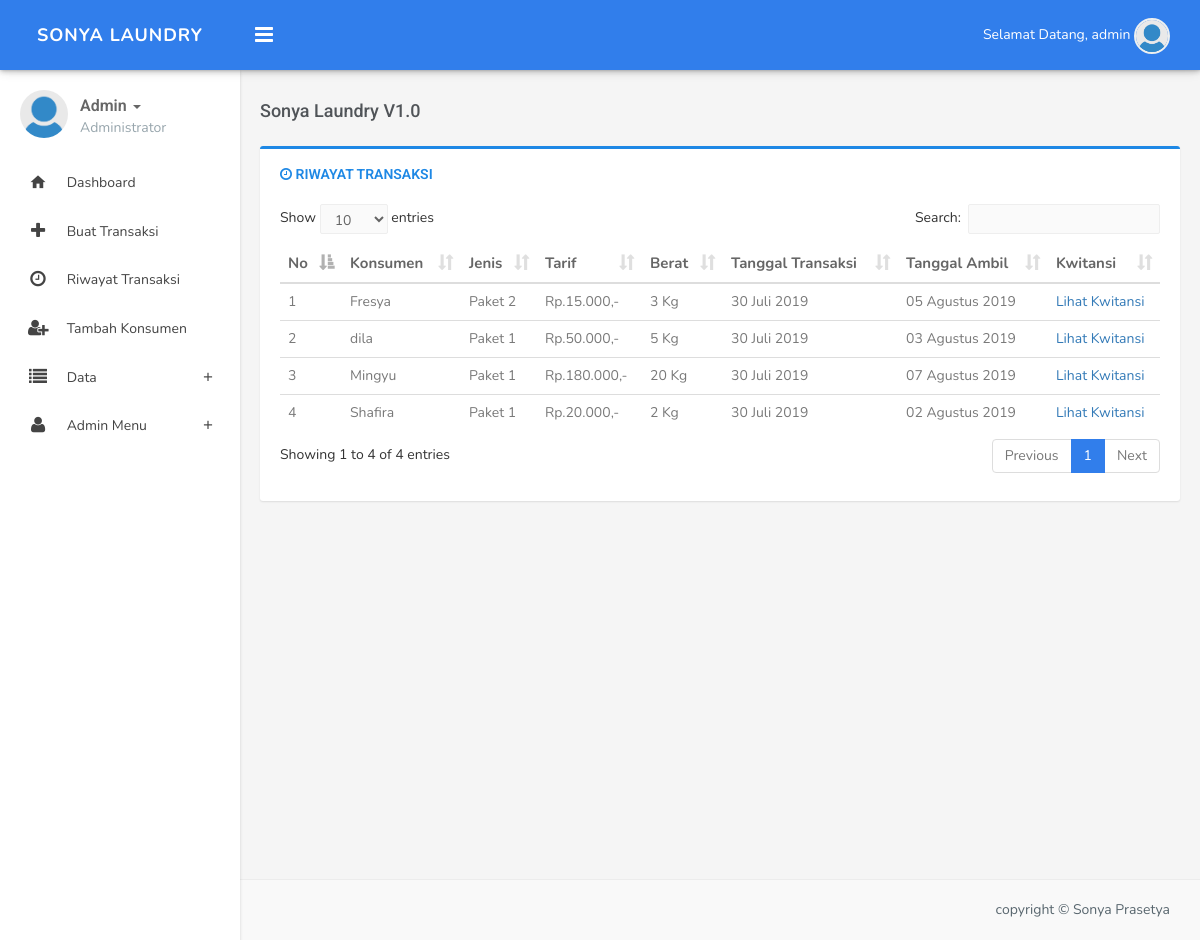
The page /index.php?p=riwayatt (signed in) on the database its author committed.
### tables this page shows
CREATE TABLE IF NOT EXISTS `pengguna` (
  `id` int(100) NOT NULL,
  `nama` varchar(100) NOT NULL,
  `username` varchar(100) NOT NULL,
  `password` varchar(100) NOT NULL,
  `level` enum('Administrator','Karyawan','Konsumen') NOT NULL,
  `nik` varchar(20) NOT NULL,
  `alamat` varchar(50) NOT NULL,
  `telp` varchar(20) NOT NULL,
  `gender` enum('Laki laki','Perempuan') NOT NULL
);

CREATE TABLE IF NOT EXISTS `transaksi` (
  `id` int(5) NOT NULL,
  `jenis` varchar(100) NOT NULL,
  `tarif` int(100) NOT NULL,
  `diskon` int(100) NOT NULL,
  `tgl_transaksi` date NOT NULL,
  `tgl_ambil` date NOT NULL,
  `berat` int(10) NOT NULL,
  `pengguna` varchar(100) NOT NULL,
  `konsumen` varchar(100) NOT NULL
);

### transaksi/data.php (the view)
<div class='panel panel-border panel-primary'>
                                    <div class='panel-heading'>
                                        <h3 class='panel-title'><i class='fa fa-clock-o'></i> Riwayat Transaksi</h3>
                                    </div>  <div class='panel-body'>
                                <table id='datatable' class='table table-hover'>
                                    <thead>
                                        <tr>
										<th><i class='icon-terminal'></i> No</th>
										<th><i class='icon-signal'></i> Konsumen</th>
										<th><i class='icon-terminal'></i> Jenis</th>
											<th><i class='icon-signal'></i> Tarif</th>
											<th><i class='icon-signal'></i> Berat</th>
											<th><i class='icon-signal'></i> Tanggal Transaksi</th>
											<th><i class='icon-signal'></i> Tanggal Ambil</th>
											<th><i class='icon-signal'></i> Kwitansi</th>
                                        </tr>
                                    </thead>
                                    <tbody>
									<?php
							$i=1;
							$tp=mysql_query("SELECT * FROM transaksi WHERE pengguna='$usr' ORDER BY tgl_transaksi");
							while($r=mysql_fetch_array($tp)){
							?>
							<tr>
							 <td><?php echo $i;?></td>
                                    <td><?php echo $r['konsumen'];?></td>
                                    <td><?php echo $r['jenis'];?></td>
									<td><?php echo'Rp.' . number_format( $r['tarif'], 0 , '' , '.' ) . ',-'?></td>
									<td><?php echo $r['berat']?> Kg</td>
									<td><?php echo TanggalIndo($r['tgl_transaksi']);?></td>
									<td><?php echo TanggalIndo($r['tgl_ambil']);?></td>
									<td><a href="transaksi/kwitansi.php?id=<?php echo $r['id'];?>" target="_blank">Lihat Kwitansi</a></td>
							</tr>
							<?php $i=$i+1;?>
							<?php } ?>
							</tbody>
                        </table>
                                     </div>
          </div>

### index.php (shortened to what this page needs)
<?php
if ( !isset($_SESSION['username']) ) {
    header('location:login.php');
}
else {
    $usr = $_SESSION['username'];
}
$query = mysql_query("SELECT * FROM pengguna WHERE username = '$usr'");
$hasil = mysql_fetch_array($query);
function TanggalIndo($date){
	$BulanIndo = array("Januari", "Februari", "Maret", "April", "Mei", "Juni", "Juli", "Agustus", "September", "Oktober", "November", "Desember");
	$tahun = substr($date, 0, 4);
	$bulan = substr($date, 5, 2);
	$tgl   = substr($date, 8, 2);
	$result = $tgl . " " . $BulanIndo[(int)$bulan-1] . " ". $tahun;
	return($result);
}
?>
<!DOCTYPE html>
<html>
    <head>
       <link href="css/bootstrap.min.css" rel="stylesheet" />
        <link href="assets/font-awesome/css/font-awesome.min.css" rel="stylesheet" />
        <link href="assets/ionicon/css/ionicons.min.css" rel="stylesheet" />
        <link href="css/material-design-iconic-font.min.css" rel="stylesheet">
        <link href="css/animate.css" rel="stylesheet" />
        <link href="css/waves-effect.css" rel="stylesheet">
        <link href="assets/tagsinput/jquery.tagsinput.css" rel="stylesheet" />
        <link href="assets/toggles/toggles.css" rel="stylesheet" />
        <link href="assets/timepicker/bootstrap-timepicker.min.css" rel="stylesheet" />
        <link href="assets/timepicker/bootstrap-datepicker.min.css" rel="stylesheet" />
        <link href="assets/colorpicker/colorpicker.css" rel="stylesheet" type="text/css" />
        <link href="assets/jquery-multi-select/multi-select.css"  rel="stylesheet" type="text/css" />
        <link href="assets/select2/select2.css" rel="stylesheet" type="text/css" />
        <link href="css/helper.css" rel="stylesheet" type="text/css" />
        <link href="css/style.css" rel="stylesheet" type="text/css" /><script src="js/modernizr.min.js"></script> </head>
        <link href="assets/datatables/jquery.dataTables.min.css" rel="stylesheet" type="text/css" />
    <body class="fixed-left">
        <div id="wrapper">
            <div class="topbar">
                <div class="topbar-left">
                    <div class="text-center">
                        <a href="index.html" class="logo"><span>Sonya Laundry </span></a>
                    </div>
                </div>
                <div class="navbar navbar-default" role="navigation">
                    <div class="container">
                        <div class="">
                            <div class="pull-left">
                                <button class="button-menu-mobile open-left">
                                    <i class="fa fa-bars"></i>
                                </button>
                            </div>
                            <ul class="nav navbar-nav navbar-right pull-right">
                                <li class="dropdown">
                                    <a href="" class="dropdown-toggle profile" data-toggle="dropdown" aria-expanded="true">Selamat Datang, <?php echo $hasil['username']; ?> <img src="images/user.png" alt="user-img" class="img-circle"> </a>
                                </li>
                            </ul>
                        </div>
                    </div>
                </div>
            </div>
            <div class="left side-menu">
                <div class="sidebar-inner slimscrollleft">
                    <div class="user-details">
                        <div class="pull-left">
                            <img src="images/user.png" alt="" class="thumb-md img-circle">
                        </div>
                        <div class="user-info">
                            <div class="dropdown">
                                <a href="#" class="dropdown-toggle" data-toggle="dropdown" aria-expanded="false"><?php echo $hasil['nama']; ?> <span class="caret"></span></a>
                            </div>
                            <p class="text-muted m-0"><?php echo $hasil['level']; ?></p>
                        </div>
                    </div>
                    <div id="sidebar-menu">
                        <ul>
                            <li>
                                <a href="?p=home" class="waves-effect"><i class="md md-home"></i><span> Dashboard </span></a>
                            </li>
<li>
                                <a href="?p=tambaht" class="waves-effect"><i class="fa fa-plus"></i><span> Buat Transaksi </span></a>
                            </li>
							<li>
                                <a href="?p=riwayatt" class="waves-effect"><i class="fa fa-clock-o"></i><span> Riwayat Transaksi </span></a>
                            </li>
                            <?php if ($hasil['level']!=='Konsumen') { ?>
														<li>
                                <a href="?p=tambahko" class="waves-effect"><i class="fa fa-user-plus"></i><span> Tambah Konsumen </span></a>
                            </li>
							       <li class="has_sub">
                                <a href="#" class="waves-effect"><i class="fa fa-list"></i> <span> Data </span> <span class="pull-right"><i class="md md-add"></i></span></a>
                            </li>
							<?php if ($hasil['level']=='Administrator') { ?>
							       <li class="has_sub">
                                <a href="#" class="waves-effect"><i class="fa fa-user"></i> <span> Admin Menu </span> <span class="pull-right"><i class="md md-add"></i></span></a>
                            </li>
<?php } ?>
<?php } ?>
                        </ul>
                    </div>
                </div>
            </div>
            <div class="content-page">
                <div class="content">
                    <div class="container">
                        <div class="row">
                            <div class="col-sm-12">
                                <h4 class="pull-left page-title">Sonya Laundry V1.0</h4>
                            </div>
                        </div>
                             <?php include "konten.php"; ?>
                    </div>
                </div>
                <footer class="footer text-right">
                    copyright &copy; Sonya Prasetya
                </footer>
            </div></div>
	</body>
</html>

### konten.php (shortened to what this page needs)
<!DOCTYPE html PUBLIC "-//W3C//DTD XHTML 1.0 Transitional//EN" "http://www.w3.org/TR/xhtml1/DTD/xhtml1-transitional.dtd">
<html xmlns="http://www.w3.org/1999/xhtml">
<head>
</head>
<body>
			<?php
                    $p=isset($_GET['p'])?$_GET['p']:null;
                    switch($p){
                        case "riwayatt":
include "transaksi/data.php";
break;
	}
	?>
</body>
</html>

### css/waves-effect.css (style rules this page uses)
.waves-effect { position: relative; cursor: pointer; display: inline-block; overflow: hidden; -webkit-user-select: none; -moz-user-select: none; -ms-user-select: none; user-select: none; -webkit-tap-highlight-color: transparent; vertical-align: middle; z-index: 1; will-change: opacity, transform; -webkit-transition: all 0.3s ease-out; -moz-transition: all 0.3s ease-out; -o-transition: all 0.3s ease-out; -ms-transition: all 0.3s ease-out; transition: all 0.3s ease-out; }

### css/helper.css (style rules this page uses)
.m-0 { margin: 0px !important; }
.thumb-md { height: 48px; width: 48px; }

### rows shown on the page
pengguna: username "admin", nama "Admin", level "Administrator"
transaksi: konsumen "Fresya", jenis "Paket 2", tarif "15.000", berat "3", tgl_transaksi "30 Juli 2019", tgl_ambil "05 Agustus 2019"
transaksi: konsumen "dila", jenis "Paket 1", tarif "50.000", berat "5", tgl_transaksi "30 Juli 2019", tgl_ambil "03 Agustus 2019"
transaksi: konsumen "Mingyu", jenis "Paket 1", tarif "180.000", berat "20", tgl_transaksi "30 Juli 2019", tgl_ambil "07 Agustus 2019"
transaksi: konsumen "Shafira", jenis "Paket 1", tarif "20.000", berat "2", tgl_transaksi "30 Juli 2019", tgl_ambil "02 Agustus 2019"
